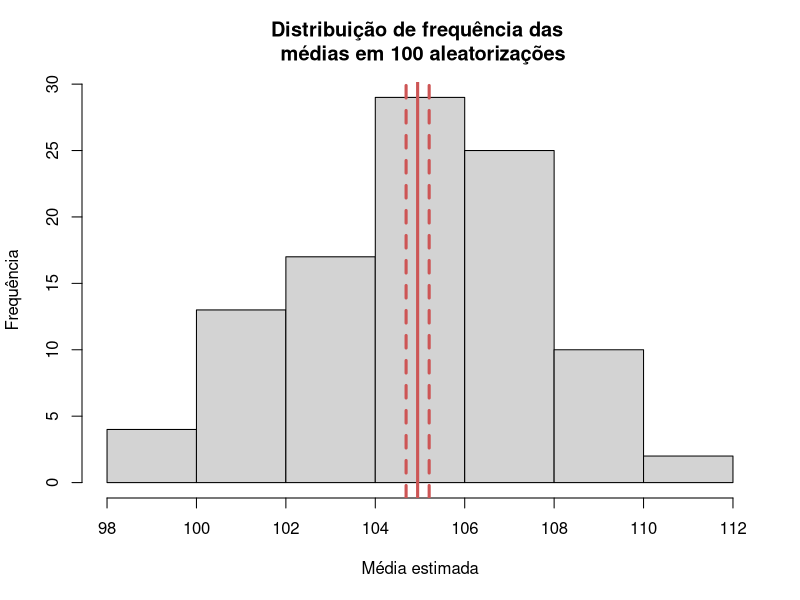

Generate this figure with R:
## ---- chunk 1
## para apenas um dos fatores
by(data = CO2$uptake, INDICES = CO2$Treatment, FUN = mean)
## para dois dos fatores
by(data = CO2$uptake, INDICES = list(CO2$Treatment, CO2$Type), FUN = mean)
## ---- chunk 2
## para apenas um dos fatores
aggregate(x = CO2$uptake, by = list(CO2$Treatment), FUN = mean)
## para dois dos fatores
aggregate(x = CO2$uptake, by = list(CO2$Treatment, CO2$Type), FUN = mean)
## para dois dos fatores, adicionando nomes para cada um no output
aggregate(x = CO2$uptake, by = list(tratamento = CO2$Treatment, tipo = CO2$Type), FUN = mean)
## ---- chunk 3
suppressPackageStartupMessages(library(vegan))
## ---- chunk 4
## selecionando uma semente dentro do gerador de numeros aleatorios
set.seed(42)

## simulando um conjunto de dados selecionando 10 números aleatórios a partir da distribuição de poisson
densidade <- rpois(n = 20, lambda = 100)
densidade

## criando um vetor vazio, que comporte 4 números - utilizaremos este vetor para armazenar a estimativa do parametro de interesse
estimativa <- vector(length = 3)
estimativa

## reamostrando os dados originais com repeticao
reamostragem <- sample(x = densidade, size = 20, replace = TRUE)
reamostragem

## estimando o valor da densidade média e salvando ele no vetor de estimativas
estimativa[1] <- mean(reamostragem)
estimativa

## reamostrando os dados originais com repeticao
reamostragem <- sample(x = densidade, size = 20, replace = TRUE)
reamostragem

## estimando o valor da densidade média e salvando ele no vetor de estimativas
estimativa[2] <- mean(reamostragem)
estimativa

## reamostrando os dados originais com repeticao
reamostragem <- sample(x = densidade, size = 20, replace = TRUE)
reamostragem

## estimando o valor da densidade média e salvando ele no vetor de estimativas
estimativa[3] <- mean(reamostragem)
estimativa
## ---- chunk 5
## a media da estimativa
media <- mean(estimativa)
## o erro padrao da estimativa: desvio padrao/sqrt(n)
erro_padrao <- sd(estimativa)/sqrt(3)
## calculando intervalo de confianca
media - 1.96 * erro_padrao ## IC inferior
media + 1.96 * erro_padrao ## IC superior
## ---- chunk 6
mean(densidade)
## ---- chunk 7
## criando um vetor para armazenar os resultados do loop
estimativa <- vector(length = 10)

## implementando o loop
for(i in 1:10) {
  
  ## realizando a reamostragem
  reamostragem <- sample(x = densidade, size = 20, replace = TRUE)

  ## calculando e armazenando a estimativa de cada repetição i no vetor estimativa, em posicao correspondente àquela da repetição
  estimativa[i] <- mean(reamostragem)
  
  ## apresentando a estimativa
  print(estimativa)
  
}
## ---- chunk 8
## a media da estimativa
media <- mean(estimativa)
## o erro padrao da estimativa: desvio padrao/sqrt(n)
erro_padrao <- sd(estimativa)/sqrt(3)
## calculando intervalo de confianca
media - 1.96 * erro_padrao ## IC inferior
media + 1.96 * erro_padrao ## IC superior
## ---- chunk 9
aleatorizacao <- function(valor_de_x, tamanho_de_x, numero_de_aleatorizacoes) {
  
  for(i in 1:numero_de_aleatorizacoes) {
    
    ## realizando a reamostragem
    reamostragem <- sample(x = valor_de_x, size = tamanho_de_x, replace = TRUE)
    
    ## calculando e armazenando a estimativa de cada repetição i no vetor estimativa, em posicao correspondente àquela da repetição
    estimativa[i] <- mean(reamostragem)
    
  }
  
  print(estimativa)
  
}
## ---- chunk 10
## armazenando o resultado em um objeto
resultado <- aleatorizacao(valor_de_x = densidade, tamanho_de_x = 20, numero_de_aleatorizacoes = 100)
## ---- chunk 11
## visualizando graficamente esta distribuicao
hist(resultado, xlab = "Média estimada", ylab = "Frequência", main = "Distribuição de frequência das \n médias em 100 aleatorizações")
abline(v = mean(resultado), lwd = 3, col = "indianred3")
abline(v = mean(resultado) - (sd(resultado)/sqrt(100)), lwd = 3, col = "indianred3", lty = 2)
abline(v = mean(resultado) + (sd(resultado)/sqrt(100)), lwd = 3, col = "indianred3", lty = 2)
